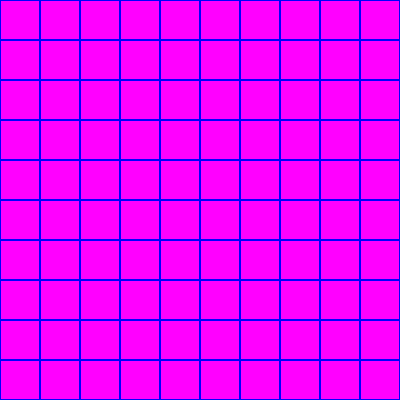
Frame 1 (no input)
Frame 60 (no input): identical to frame 1, image omitted
Frame 120 (the mouse pressed at the canvas centre since frame 60): identical to frame 1, image omitted

The p5.js sketch that drew this single still picture (run headless with seeded random() and noise() and a simulated clock; from frame 60 on, the mouse is pressed at the canvas centre):

// p5.js sketch
// ── sketch.js
/*
  Ejemplo procedimiento.
*/

function setup() {
  createCanvas(400, 400);
}

function draw() {
  background(220);
  dibujo(0, 0, 100, 100);
  // rect(width / 2 - 50, height / 2 - 50, 100, 100);
  // filaDeDibujos(10, 0, 0, width, 50);
  matrizDeDibujos(10, 0, 0, width, height);
}

function dibujo(x, y, w, h) {
  fill('magenta');
  stroke('blue');
  strokeWeight(2);
  rect(x, y, w, h);
}

/*
    Subprograma que modifica el estado del lienzo.
    Dibuja una línea de `num` rectángulos en la posición
    <x, y> dentro del tamaño definido por width y height.
    El color de fill y stroke y el ancho de stroke son
    cambiados por la función `dibujo` que se llama desde
    esta función.
*/
function filaDeDibujos(num, x, y, w, h) {
  let ancho = w / num;
  for(let i = 0; i < num; i++) {
      dibujo(x + (ancho * i), y, ancho, h);
  }
}

function matrizDeDibujos(num, x, y, w, h) {
  let alto = h / num;
  for(let i = 0; i < num; i++) {
    // Se llama a la función con los argumentos correspondientes.
    filaDeDibujos(num, x, y + alto * i, w, alto);
  }
}
